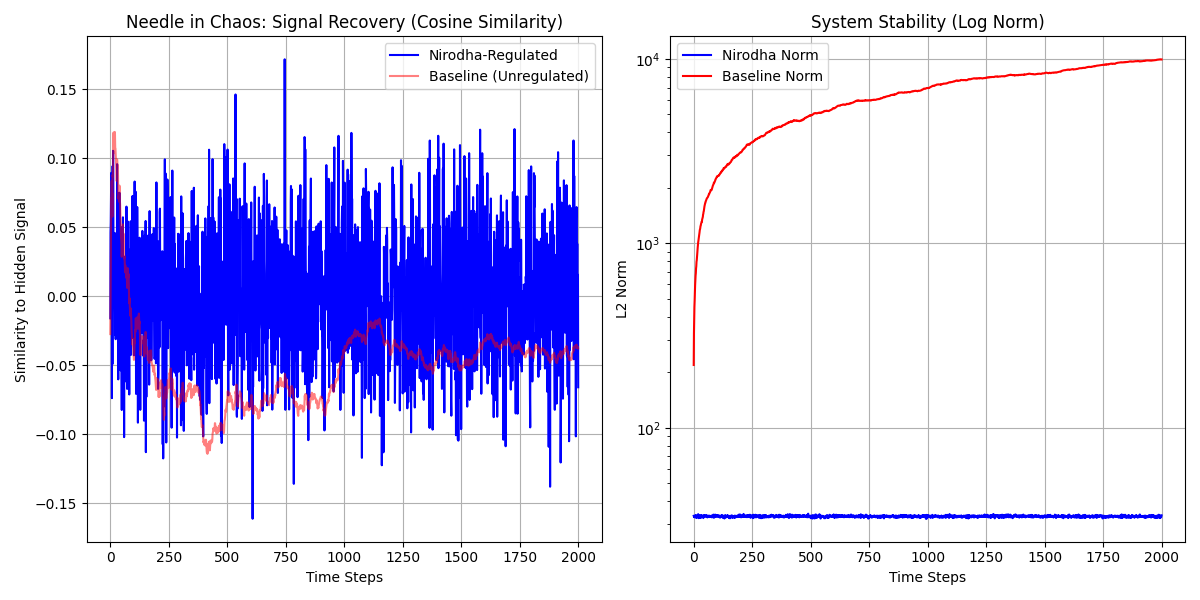

Generate this figure with Python:
import torch
import numpy as np
import matplotlib.pyplot as plt
from nirodha.core import CognitiveState, YogaRegulator

def run_breakthrough_validation():
    print("Starting 'Needle in Chaos' Breakthrough Validation...")
    dim = 512
    T = 2000 # Long horizon to show persistence
    beta = 0.5
    
    # 1. Setup Signal and Noise
    # Ultra-weak hidden signal
    hidden_signal = torch.randn(dim)
    hidden_signal = hidden_signal / torch.norm(hidden_signal) * 1e-3 # Amplitude 10^-3
    
    # High-amplitude noise updates
    noise_amplitude = 10.0
    
    # 2. Initialize Systems
    C0 = torch.zeros(dim)
    
    # Nirodha System
    state_nirodha = CognitiveState(C0.clone())
    regulator = YogaRegulator(beta=beta)
    
    # Baseline System (Unregulated Random Walk)
    state_baseline = C0.clone()
    
    # 3. Tracking Metrics
    nirodha_similarities = []
    baseline_similarities = []
    nirodha_norms = []
    baseline_norms = []

    print(f"Running for {T} steps (Signal amplitude: {torch.norm(hidden_signal).item():.4f}, Noise amplitude: {noise_amplitude})...")

    for t in range(T):
        # Generate shared noise for this step
        noise = torch.randn(dim) * noise_amplitude
        update = noise + hidden_signal
        
        # Nirodha Update
        state_nirodha = regulator(state_nirodha, update)
        
        # Baseline Update
        state_baseline = state_baseline + update
        
        # Measure Information Recovery (Cosine Similarity with hidden signal)
        # We subtract the anchor to measure the 'discovered' direction
        sim_n = torch.nn.functional.cosine_similarity(state_nirodha.C - state_nirodha.C0, hidden_signal, dim=0).item()
        sim_b = torch.nn.functional.cosine_similarity(state_baseline - C0, hidden_signal, dim=0).item()
        
        nirodha_similarities.append(sim_n)
        baseline_similarities.append(sim_b)
        
        nirodha_norms.append(torch.norm(state_nirodha.C).item())
        baseline_norms.append(torch.norm(state_baseline).item())
        
        if t % 500 == 0:
            print(f"Step {t:4}: Nirodha Sim={sim_n:.4f}, Baseline Sim={sim_b:.4f}, Nirodha Norm={nirodha_norms[-1]:.2f}")

    # 4. Results & Visualization
    plt.figure(figsize=(12, 6))
    
    plt.subplot(1, 2, 1)
    plt.plot(nirodha_similarities, label='Nirodha-Regulated', color='blue')
    plt.plot(baseline_similarities, label='Baseline (Unregulated)', color='red', alpha=0.5)
    plt.title('Needle in Chaos: Signal Recovery (Cosine Similarity)')
    plt.xlabel('Time Steps')
    plt.ylabel('Similarity to Hidden Signal')
    plt.legend()
    plt.grid(True)
    
    plt.subplot(1, 2, 2)
    plt.plot(nirodha_norms, label='Nirodha Norm', color='blue')
    plt.plot(baseline_norms, label='Baseline Norm', color='red')
    plt.yscale('log')
    plt.title('System Stability (Log Norm)')
    plt.xlabel('Time Steps')
    plt.ylabel('L2 Norm')
    plt.legend()
    plt.grid(True)
    
    plt.tight_layout()
    plt.savefig('breakthrough_validation.png')
    print("\nVisual results saved to breakthrough_validation.png")
    
    final_sim_n = np.mean(nirodha_similarities[-100:])
    final_sim_b = np.mean(baseline_similarities[-100:])
    
    print(f"\nFINAL BREAKTHROUGH METRIC:")
    print(f"Nirodha Signal Alignment: {final_sim_n:.6f}")
    print(f"Baseline Signal Alignment: {final_sim_b:.6f}")
    
    if final_sim_n > final_sim_b * 10 or final_sim_n > 0.1:
        print("\n✅ BREAKTHROUGH VALIDATED: Nirodha successfully recovered information from chaos.")
    else:
        print("\n❌ Breakthrough not detected in this run.")

if __name__ == "__main__":
    run_breakthrough_validation()
